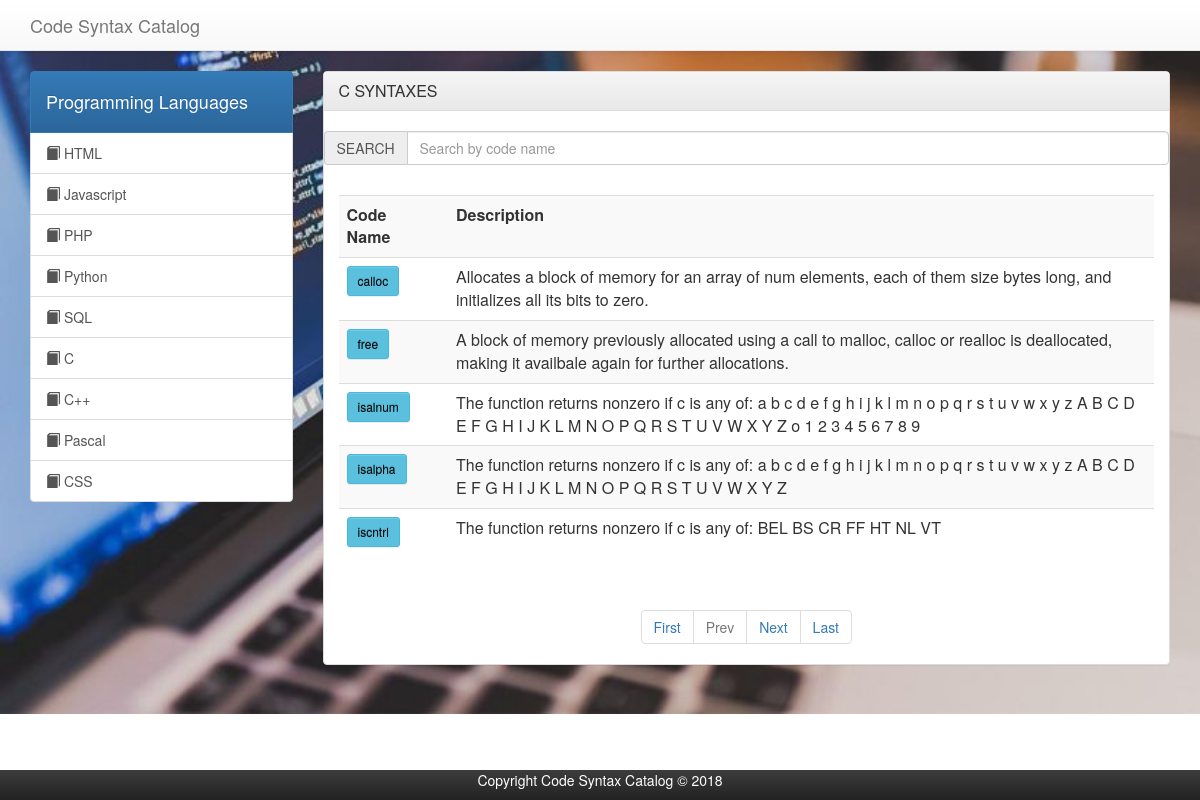
Page /c/cpage.php on the committed database.
### tables this page shows
CREATE TABLE `ctbl` (
  `c_id` int(11) NOT NULL,
  `c_name` varchar(250) NOT NULL,
  `c_description` text NOT NULL,
  `c_content` text NOT NULL,
  `compare_name` varchar(250) NOT NULL
);

### c/cpage.php (the view, shortened to what this page needs)
<?php
    include '../includes/connection.php';
?>
<html lang ="en">
<head>
  <link rel="stylesheet" href="../assets/bootstrap/css/bootstrap.min.css">
  <link rel="stylesheet" href="../assets/bootstrap/css/bootstrap-theme.min.css">
  <link rel="stylesheet" href="../assets/bootstrap/css/bootstrap.css">
  <link rel="stylesheet" href="https://cdnjs.cloudflare.com/ajax/libs/font-awesome/4.7.0/css/font-awesome.min.css">
  <link rel="stylesheet" type="text/css" href="font-awesome/css/font-awesome.min.css"/>
</head>
<body style = "background-image: url(../img/3.jpg); background-repeat:no-repeat; background-size: 100%;">
     <nav class="navbar navbar-default navbar-static-top">
      <div class="container">
        <div class="navbar-header">
          <a class="navbar-brand" href="#">Code Syntax Catalog</a>
        </div>
        <div id="navbar" class="collapse navbar-collapse">
        </div>
      </div>
    </nav>
    <section id="main">
          <div class="container">
              <div class="row">
                  <div class="col-md-3">
                      <div>
                        <a href="#" class="list-group-item active main-color-bg">
                          <h4>Programming Languages</h4>
                        </a>
                        <a href="../html/htmlpage.php" class="list-group-item"><span class="glyphicon glyphicon-book" aria-hidden="true"></span> HTML</a>
                        <a href="../javascript/javascriptpage.php" class="list-group-item"><span class="glyphicon glyphicon-book" aria-hidden="true"></span> Javascript</a>
                        <a href="../php/phppage.php" class="list-group-item"><span class="glyphicon glyphicon-book" aria-hidden="true"></span> PHP</a>
                        <a href="../python/pythonpage.php" class="list-group-item"><span class="glyphicon glyphicon-book" aria-hidden="true"></span> Python</a>
                        <a href="../sql/sqlpage.php" class="list-group-item"><span class="glyphicon glyphicon-book" aria-hidden="true"></span> SQL</a>
                        <a href="cpage.php" class="list-group-item"><span class="glyphicon glyphicon-book" aria-hidden="true"></span> C</a>
                        <a href="../cplusplus/cpluspluspage.php" class="list-group-item"><span class="glyphicon glyphicon-book" aria-hidden="true"></span> C++</a>
                        <a href="../pascal/pascalpage.php" class="list-group-item"><span class="glyphicon glyphicon-book" aria-hidden="true"></span> Pascal</a>
                        <a href="../css1/css1page.php" class="list-group-item"><span class="glyphicon glyphicon-book" aria-hidden="true"></span> CSS</a>
                      </div>
                  </div>
                  <div class="col-md-9">
                      <div class="panel panel-default">
                        <div class="panel-heading main-color-bg">
                          <h3 class="panel-title">C SYNTAXES</h3>
                        </div><br>
                        <div class ="form-group">
                          <div class ="input-group">
                            <span class ="input-group-addon">SEARCH</span>
                            <input type = "text" name ="search_text" id="search_text" placeholder="Search by code name" class ="form-control"></input>
                          </div>
                        </div>
                        <div class="panel-body">
                            <table class="table table-striped table-hover">
                              <tbody id ="mysearch">
                                <tr>
                                    <th>Code Name</th>
                                    <th></th>
                                    <th>Description</th>
                                </tr>
                                <?php
                                     if (isset($_GET['pageno'])) {
                                        $pageno = $_GET['pageno'];
                                    } else {
                                        $pageno = 1;
                                    }
                                    $no_of_records_per_page = 5;
                                    $offset = ($pageno-1) * $no_of_records_per_page;
                                    $total_pages_sql = "SELECT COUNT(*) FROM ctbl ORDER BY c_name ASC";
                                    $result = mysqli_query($conn,$total_pages_sql);
                                    $total_rows = mysqli_fetch_array($result)[0];
                                    $total_pages = ceil($total_rows / $no_of_records_per_page);
                                    $sql = "SELECT * FROM ctbl ORDER BY c_name ASC LIMIT $offset, $no_of_records_per_page";
                                    $qry = mysqli_query($conn,$sql);
                                    while($row = mysqli_fetch_array($qry)){
                                          $id = $row['c_id'];
                                        print '
                                            <tr>
                                            <td><a  href="cview.php?id='.$id.'"><button class="btn btn-sm btn-info" style ="color:black;">'.$row['c_name'].'</button></a><td>
                                            <td> '.$row['c_description'].'</td>
                                            </tr>
                                            ';
                                    }
                                ?>
                              </tbody>
                            </table> </div><center>
                            <ul class="pagination">
                              <li><a href="?pageno=1">First</a></li>
                              <li class="<?php if($pageno <= 1){ echo 'disabled'; } ?>">
                                  <a href="<?php if($pageno <= 1){ echo '#'; } else { echo "?pageno=".($pageno - 1); } ?>">Prev</a>
                              </li>
                              <li class="<?php if($pageno >= $total_pages){ echo 'disabled'; } ?>">
                                  <a href="<?php if($pageno >= $total_pages){ echo '#'; } else { echo "?pageno=".($pageno + 1); } ?>">Next</a>
                              </li>
                              <li><a href="?pageno=<?php echo $total_pages; ?>">Last</a></li>
                          </ul></center>
                      </div>
                  </div>
              </div>
          </div>
      </section>
</body>
</html>
     <center> <footer id="footer" class="navbar-fixed-bottom navbar-inverse">
            <p style="color:white;">Copyright Code Syntax Catalog &COPY; 2018</p>
        </footer></center><center>

### rows in the picture
ctbl: c_name "calloc", c_description "Allocates a block of memory for an array of num elements, each of them size bytes long, and initializes all its bits to zero."
ctbl: c_name "free", c_description "A block of memory previously allocated using a call to malloc, calloc or realloc is deallocated, making it availbale again for further allocations."
ctbl: c_name "isalnum", c_description "The function returns nonzero if c is any of: a b c d e f g h i j k l m n o p q r s t u v w x y z A B C D E F G H I J K L M N O P Q R S T U V W X Y Z o 1 2 3 4 5 6 7 8 9"
ctbl: c_name "isalpha", c_description "The function returns nonzero if c is any of: a b c d e f g h i j k l m n o p q r s t u v w x y z A B C D E F G H I J K L M N O P Q R S T U V W X Y Z"
ctbl: c_name "iscntrl", c_description "The function returns nonzero if c is any of: BEL BS CR FF HT NL VT"
